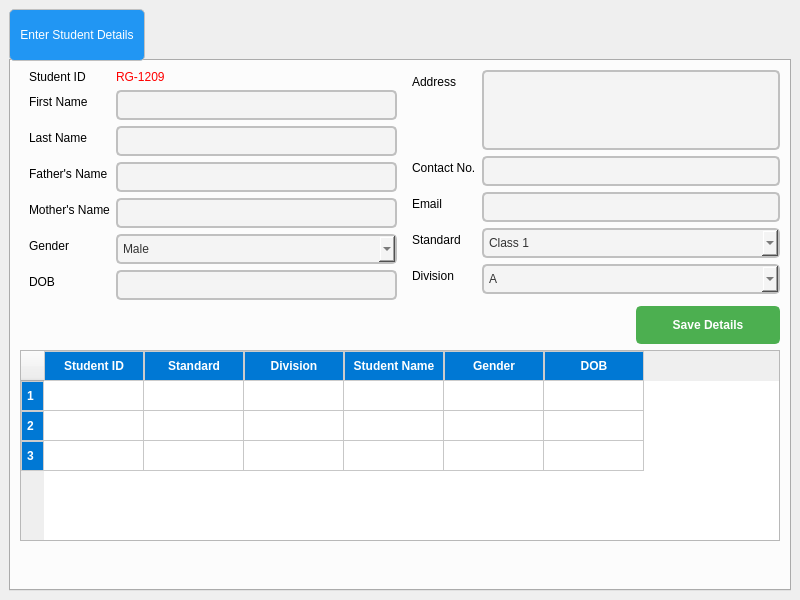
<?xml version="1.0" encoding="UTF-8"?>
<ui version="4.0">
 <class>MainWindow</class>
 <widget class="QMainWindow" name="MainWindow">
  <property name="geometry">
   <rect>
    <x>0</x>
    <y>0</y>
    <width>800</width>
    <height>600</height>
   </rect>
  </property>
  <property name="windowTitle">
   <string>Admission Page</string>
  </property>
  <widget class="QWidget" name="centralwidget">
   <layout class="QVBoxLayout" name="verticalLayout_2">
    <item>
     <widget class="QTabWidget" name="tabWidget">
      <property name="styleSheet">
       <string notr="true">/* Styling the Tab Widget */
QTabWidget {
    background-color: #f0f0f0;
    border: 2px solid black;
    border-radius: 10px;
    padding: 5px;
}


/* Styling the Tabs */
QTabBar::tab {
    background-color: #2196F3;  /* Tab background color */
    color: white;
    border: 1px solid #c0c0c0;
    padding: 10px;
    border-radius: 5px;
    min-width: 80px;
    min-height: 30px;

	font: 14pt &quot;Segoe UI&quot;;
}

</string>
      </property>
      <property name="currentIndex">
       <number>0</number>
      </property>
      <widget class="QWidget" name="tab">
       <property name="styleSheet">
        <string notr="true"/>
       </property>
       <attribute name="title">
        <string>Enter Student Details</string>
       </attribute>
       <layout class="QVBoxLayout" name="verticalLayout">
        <item>
         <layout class="QHBoxLayout" name="horizontalLayout_2">
          <property name="topMargin">
           <number>0</number>
          </property>
          <item>
           <widget class="QFrame" name="formFrame">
            <property name="styleSheet">
             <string notr="true">*{
font: 14pt &quot;Segoe UI&quot;;

}

/* Styling the QLineEdit */
QLineEdit {
    background-color: #f4f4f4;  /* Light grey background */
    color: #333333;  /* Dark text color */
    border: 2px solid #c0c0c0;  /* Border color */
    border-radius: 5px;  /* Rounded corners */
    padding: 5px;
}

/* Focused state (when the QLineEdit is selected) */
QLineEdit:focus {
    border: 2px solid #2196F3;  /* Blue border when focused */
    background-color: #ffffff;  /* White background on focus */
}

/* Disabled state */
QLineEdit:disabled {
    background-color: #e0e0e0;  /* Grey background when disabled */
    color: #888888;  /* Light grey text when disabled */
    border: 2px solid #cccccc;  /* Light grey border */
}

/* Placeholder text style */
QLineEdit::placeholder {
    color: #888888;  /* Light grey color for placeholder text */
    font-style: italic;  /* Italicize the placeholder text */
}

/* Styling the text cursor */
QLineEdit::cursor {
    color: #2196F3;  /* Change cursor color to blue */
}
</string>
            </property>
            <layout class="QFormLayout" name="formLayout">
             <property name="topMargin">
              <number>0</number>
             </property>
             <property name="rightMargin">
              <number>0</number>
             </property>
             <property name="bottomMargin">
              <number>0</number>
             </property>
             <item row="0" column="0">
              <widget class="QLabel" name="label_2">
               <property name="text">
                <string>Student ID</string>
               </property>
              </widget>
             </item>
             <item row="0" column="1">
              <widget class="QLabel" name="std_id_label">
               <property name="styleSheet">
                <string notr="true">color: rgb(255, 0, 0);
font: 700 14pt &quot;Segoe UI&quot;;</string>
               </property>
               <property name="text">
                <string>RG-1209</string>
               </property>
              </widget>
             </item>
             <item row="1" column="0">
              <widget class="QLabel" name="label">
               <property name="text">
                <string>First Name</string>
               </property>
              </widget>
             </item>
             <item row="1" column="1">
              <widget class="QLineEdit" name="std_firstname_box"/>
             </item>
             <item row="2" column="0">
              <widget class="QLabel" name="label_3">
               <property name="text">
                <string>Last Name</string>
               </property>
              </widget>
             </item>
             <item row="2" column="1">
              <widget class="QLineEdit" name="std_lastname_box"/>
             </item>
             <item row="3" column="0">
              <widget class="QLabel" name="label_4">
               <property name="text">
                <string>Father's Name</string>
               </property>
              </widget>
             </item>
             <item row="3" column="1">
              <widget class="QLineEdit" name="std_fname_box"/>
             </item>
             <item row="4" column="0">
              <widget class="QLabel" name="label_5">
               <property name="text">
                <string>Mother's Name</string>
               </property>
              </widget>
             </item>
             <item row="4" column="1">
              <widget class="QLineEdit" name="std_mname_box"/>
             </item>
             <item row="5" column="0">
              <widget class="QLabel" name="label_6">
               <property name="text">
                <string>Gender</string>
               </property>
              </widget>
             </item>
             <item row="5" column="1">
              <widget class="QComboBox" name="std_gender_box">
               <property name="styleSheet">
                <string notr="true">/* Styling the QComboBox */
QComboBox {
    background-color: #f4f4f4;  /* Light grey background */
    color: #333333;  /* Dark text color */
    border: 2px solid #c0c0c0;  /* Border color */
    border-radius: 5px;  /* Rounded corners */
    padding: 5px;
    font: 14pt &quot;Segoe UI&quot;;

    min-width: 150px;  /* Minimum width of the combo box */
}

/* Styling the combo box when focused */
QComboBox:focus {
    border: 2px solid #2196F3;  /* Blue border when focused */
    background-color: #ffffff;  /* White background on focus */
}

/* Disabled state for the combo box */
QComboBox:disabled {
    background-color: #e0e0e0;  /* Grey background when disabled */
    color: #888888;  /* Light grey text when disabled */
    border: 2px solid #cccccc;  /* Light grey border */
}

/* Arrow button of the combo box */


/* Styling the dropdown list */
QComboBox QAbstractItemView {
    background-color: #ffffff;  /* White background for the dropdown list */
    color: #333333;  /* Dark text color */
    border: 1px solid #c0c0c0;  /* Border around the dropdown list */
    border-radius: 5px;
    padding: 5px;
    min-width: 150px;
}

/* Hover effect on the dropdown list items */
QComboBox QAbstractItemView::item:hover {
    background-color: #2196F3;  /* Blue background on hover */
    color: #ffffff;  /* White text on hover */
}

/* Selected item in the dropdown list */
QComboBox QAbstractItemView::item:selected {
    background-color: #64B5F6;  /* Light blue background when selected */
    color: #ffffff;  /* White text when selected */
}
</string>
               </property>
               <item>
                <property name="text">
                 <string>Male</string>
                </property>
               </item>
               <item>
                <property name="text">
                 <string>Female</string>
                </property>
               </item>
              </widget>
             </item>
             <item row="7" column="0">
              <widget class="QLabel" name="label_7">
               <property name="text">
                <string>DOB</string>
               </property>
              </widget>
             </item>
             <item row="7" column="1">
              <widget class="QLineEdit" name="std_dob_box"/>
             </item>
            </layout>
           </widget>
          </item>
          <item alignment="Qt::AlignTop">
           <widget class="QFrame" name="formFrame_2">
            <property name="styleSheet">
             <string notr="true">*{
font: 14pt &quot;Segoe UI&quot;;

}

/* Styling the QLineEdit */
QLineEdit {
    background-color: #f4f4f4;  /* Light grey background */
    color: #333333;  /* Dark text color */
    border: 2px solid #c0c0c0;  /* Border color */
    border-radius: 5px;  /* Rounded corners */
    padding: 5px;
}

/* Focused state (when the QLineEdit is selected) */
QLineEdit:focus {
    border: 2px solid #2196F3;  /* Blue border when focused */
    background-color: #ffffff;  /* White background on focus */
}

/* Disabled state */
QLineEdit:disabled {
    background-color: #e0e0e0;  /* Grey background when disabled */
    color: #888888;  /* Light grey text when disabled */
    border: 2px solid #cccccc;  /* Light grey border */
}

/* Placeholder text style */
QLineEdit::placeholder {
    color: #888888;  /* Light grey color for placeholder text */
    font-style: italic;  /* Italicize the placeholder text */
}

/* Styling the text cursor */
QLineEdit::cursor {
    color: #2196F3;  /* Change cursor color to blue */
}
</string>
            </property>
            <layout class="QFormLayout" name="formLayout_2">
             <property name="topMargin">
              <number>0</number>
             </property>
             <property name="rightMargin">
              <number>0</number>
             </property>
             <property name="bottomMargin">
              <number>0</number>
             </property>
             <item row="0" column="0">
              <widget class="QLabel" name="label_11">
               <property name="text">
                <string>Address</string>
               </property>
              </widget>
             </item>
             <item row="2" column="0">
              <widget class="QLabel" name="label_12">
               <property name="text">
                <string>Contact No.</string>
               </property>
              </widget>
             </item>
             <item row="2" column="1">
              <widget class="QLineEdit" name="std_contact_box"/>
             </item>
             <item row="3" column="0">
              <widget class="QLabel" name="label_17">
               <property name="text">
                <string>Email</string>
               </property>
              </widget>
             </item>
             <item row="3" column="1">
              <widget class="QLineEdit" name="std_email_box"/>
             </item>
             <item row="4" column="0">
              <widget class="QLabel" name="label_13">
               <property name="text">
                <string>Standard</string>
               </property>
              </widget>
             </item>
             <item row="7" column="0">
              <widget class="QLabel" name="label_14">
               <property name="text">
                <string>Division</string>
               </property>
              </widget>
             </item>
             <item row="0" column="1">
              <widget class="QPlainTextEdit" name="std_address_box">
               <property name="maximumSize">
                <size>
                 <width>16777215</width>
                 <height>80</height>
                </size>
               </property>
               <property name="styleSheet">
                <string notr="true">/* Styling the QPlainTextEdit */
QPlainTextEdit {
    background-color: #f4f4f4;  /* Light grey background */
    color: #333333;  /* Dark text color */
    border: 2px solid #c0c0c0;  /* Border color */
    border-radius: 5px;  /* Rounded corners */
    padding: 8px;
    font: 14pt &quot;Segoe UI&quot;;

}

/* Focused state (when the QPlainTextEdit is selected) */
QPlainTextEdit:focus {
    border: 2px solid #2196F3;  /* Blue border when focused */
    background-color: #ffffff;  /* White background on focus */
}

/* Disabled state */
QPlainTextEdit:disabled {
    background-color: #e0e0e0;  /* Grey background when disabled */
    color: #888888;  /* Light grey text when disabled */
    border: 2px solid #cccccc;  /* Light grey border */
}

/* Styling the text cursor */
QPlainTextEdit::cursor {
    color: #2196F3;  /* Change cursor color to blue */
}

/* Styling the selected text */
QPlainTextEdit::selection {
    background-color: #64B5F6;  /* Light blue background for selected text */
    color: #ffffff;  /* White text color for selected text */
}

/* Styling the scroll bar */
QPlainTextEdit QScrollBar:vertical {
    border: none;
    background: #f4f4f4;
    width: 12px;
    margin: 0px, 0px, 0px, 0px;
    border-radius: 6px;
}

QPlainTextEdit QScrollBar::handle:vertical {
    background: #2196F3;
    border-radius: 6px;
}

QPlainTextEdit QScrollBar::add-line:vertical, 
QPlainTextEdit QScrollBar::sub-line:vertical {
    border: none;
    background: none;
}
</string>
               </property>
              </widget>
             </item>
             <item row="4" column="1">
              <widget class="QComboBox" name="std_class_box">
               <property name="styleSheet">
                <string notr="true">/* Styling the QComboBox */
QComboBox {
    background-color: #f4f4f4;  /* Light grey background */
    color: #333333;  /* Dark text color */
    border: 2px solid #c0c0c0;  /* Border color */
    border-radius: 5px;  /* Rounded corners */
    padding: 5px;
    font: 14pt &quot;Segoe UI&quot;;

    min-width: 150px;  /* Minimum width of the combo box */
}

/* Styling the combo box when focused */
QComboBox:focus {
    border: 2px solid #2196F3;  /* Blue border when focused */
    background-color: #ffffff;  /* White background on focus */
}

/* Disabled state for the combo box */
QComboBox:disabled {
    background-color: #e0e0e0;  /* Grey background when disabled */
    color: #888888;  /* Light grey text when disabled */
    border: 2px solid #cccccc;  /* Light grey border */
}

/* Arrow button of the combo box */


/* Styling the dropdown list */
QComboBox QAbstractItemView {
    background-color: #ffffff;  /* White background for the dropdown list */
    color: #333333;  /* Dark text color */
    border: 1px solid #c0c0c0;  /* Border around the dropdown list */
    border-radius: 5px;
    padding: 5px;
    min-width: 150px;
}

/* Hover effect on the dropdown list items */
QComboBox QAbstractItemView::item:hover {
    background-color: #2196F3;  /* Blue background on hover */
    color: #ffffff;  /* White text on hover */
}

/* Selected item in the dropdown list */
QComboBox QAbstractItemView::item:selected {
    background-color: #64B5F6;  /* Light blue background when selected */
    color: #ffffff;  /* White text when selected */
}
</string>
               </property>
               <item>
                <property name="text">
                 <string>Class 1</string>
                </property>
               </item>
               <item>
                <property name="text">
                 <string>Class 2</string>
                </property>
               </item>
               <item>
                <property name="text">
                 <string>Class 3</string>
                </property>
               </item>
               <item>
                <property name="text">
                 <string>Class 4</string>
                </property>
               </item>
               <item>
                <property name="text">
                 <string>Class 5</string>
                </property>
               </item>
               <item>
                <property name="text">
                 <string>Class 6</string>
                </property>
               </item>
               <item>
                <property name="text">
                 <string>Class 7</string>
                </property>
               </item>
               <item>
                <property name="text">
                 <string>Class 8</string>
                </property>
               </item>
               <item>
                <property name="text">
                 <string>Class 9</string>
                </property>
               </item>
               <item>
                <property name="text">
                 <string>Class 10</string>
                </property>
               </item>
               <item>
                <property name="text">
                 <string>Class 11</string>
                </property>
               </item>
               <item>
                <property name="text">
                 <string>Class 12</string>
                </property>
               </item>
              </widget>
             </item>
             <item row="7" column="1">
              <widget class="QComboBox" name="std_section_box">
               <property name="styleSheet">
                <string notr="true">/* Styling the QComboBox */
QComboBox {
    background-color: #f4f4f4;  /* Light grey background */
    color: #333333;  /* Dark text color */
    border: 2px solid #c0c0c0;  /* Border color */
    border-radius: 5px;  /* Rounded corners */
    padding: 5px;
    font: 14pt &quot;Segoe UI&quot;;

    min-width: 150px;  /* Minimum width of the combo box */
}

/* Styling the combo box when focused */
QComboBox:focus {
    border: 2px solid #2196F3;  /* Blue border when focused */
    background-color: #ffffff;  /* White background on focus */
}

/* Disabled state for the combo box */
QComboBox:disabled {
    background-color: #e0e0e0;  /* Grey background when disabled */
    color: #888888;  /* Light grey text when disabled */
    border: 2px solid #cccccc;  /* Light grey border */
}

/* Arrow button of the combo box */


/* Styling the dropdown list */
QComboBox QAbstractItemView {
    background-color: #ffffff;  /* White background for the dropdown list */
    color: #333333;  /* Dark text color */
    border: 1px solid #c0c0c0;  /* Border around the dropdown list */
    border-radius: 5px;
    padding: 5px;
    min-width: 150px;
}

/* Hover effect on the dropdown list items */
QComboBox QAbstractItemView::item:hover {
    background-color: #2196F3;  /* Blue background on hover */
    color: #ffffff;  /* White text on hover */
}

/* Selected item in the dropdown list */
QComboBox QAbstractItemView::item:selected {
    background-color: #64B5F6;  /* Light blue background when selected */
    color: #ffffff;  /* White text when selected */
}
</string>
               </property>
               <item>
                <property name="text">
                 <string>A</string>
                </property>
               </item>
               <item>
                <property name="text">
                 <string>B</string>
                </property>
               </item>
               <item>
                <property name="text">
                 <string>C</string>
                </property>
               </item>
               <item>
                <property name="text">
                 <string>D</string>
                </property>
               </item>
               <item>
                <property name="text">
                 <string>E</string>
                </property>
               </item>
               <item>
                <property name="text">
                 <string>F</string>
                </property>
               </item>
               <item>
                <property name="text">
                 <string>G</string>
                </property>
               </item>
              </widget>
             </item>
            </layout>
           </widget>
          </item>
         </layout>
        </item>
        <item>
         <layout class="QHBoxLayout" name="horizontalLayout_3">
          <property name="topMargin">
           <number>0</number>
          </property>
          <item>
           <spacer name="horizontalSpacer">
            <property name="orientation">
             <enum>Qt::Horizontal</enum>
            </property>
            <property name="sizeHint" stdset="0">
             <size>
              <width>40</width>
              <height>20</height>
             </size>
            </property>
           </spacer>
          </item>
          <item>
           <widget class="QPushButton" name="save_btn">
            <property name="styleSheet">
             <string notr="true">/* Styling the QPushButton */
QPushButton {
    background-color: #4CAF50;  /* Green background */
    color: white;  /* White text color */
    border: 2px solid #4CAF50;  /* Border color matches background */
    border-radius: 5px;  /* Rounded corners */
    padding: 10px 20px;  /* Vertical and horizontal padding */
    
    font: 14pt &quot;Segoe UI&quot;; /* Font size */
    min-width: 100px;  /* Minimum width for the button */
}

/* Hover effect when the mouse is over the button */
QPushButton:hover {
    background-color: #45a049;  /* Darker green background */
    border-color: #45a049;  /* Darker green border */
}

/* Pressed effect when the button is clicked */
QPushButton:pressed {
    background-color: #388e3c;  /* Even darker green */
    border-color: #388e3c;  /* Dark border */
    padding-top: 12px;  /* Slightly reduces padding to simulate a &quot;pressed&quot; effect */
    padding-left: 18px;  /* Shift the button to the left slightly */
}

/* Focused state (when the button is focused) */
QPushButton:focus {
    border: 2px solid #2196F3;  /* Blue border when focused */
    outline: none;  /* Removes the default outline */
}

/* Disabled state for the QPushButton */
QPushButton:disabled {
    background-color: #e0e0e0;  /* Light grey background */
    color: #888888;  /* Light grey text */
    border: 2px solid #cccccc;  /* Light grey border */
}

/* Styling the text of the QPushButton */
QPushButton {
    font-weight: bold;  /* Make the text bold */
}

/* Styling the QPushButton icon (if it has one) */
QPushButton::icon {
    padding-right: 10px;  /* Space between the icon and the text */
}

/* Border effect when the button is in a focus or pressed state */
QPushButton:focus, QPushButton:pressed {
    border-style: inset;
}
</string>
            </property>
            <property name="text">
             <string>Save Details</string>
            </property>
           </widget>
          </item>
         </layout>
        </item>
        <item>
         <widget class="QTableWidget" name="staff_table">
          <property name="font">
           <font>
            <pointsize>14</pointsize>
            <bold>false</bold>
           </font>
          </property>
          <property name="styleSheet">
           <string notr="true">QHeaderView::section {
background-color: rgb(0, 120, 212);
     /* Green background for headers */
    color: white;             /* White text color */
    font-weight: bold;        /* Bold font for header text */
    text-align: center;       /* Center-align text */
	
	font: 700 14pt &quot;Segoe UI&quot;;
    border: 1px solid #ccc;   /* Light gray border around header sections */
    padding: 5px;             /* Padding inside header cells */
}
</string>
          </property>
          <row/>
          <row/>
          <row/>
          <column>
           <property name="text">
            <string>Student ID</string>
           </property>
          </column>
          <column>
           <property name="text">
            <string>Standard</string>
           </property>
          </column>
          <column>
           <property name="text">
            <string>Division</string>
           </property>
          </column>
          <column>
           <property name="text">
            <string>Student Name</string>
           </property>
          </column>
          <column>
           <property name="text">
            <string>Gender</string>
           </property>
          </column>
          <column>
           <property name="text">
            <string>DOB</string>
           </property>
          </column>
         </widget>
        </item>
        <item>
         <spacer name="verticalSpacer">
          <property name="orientation">
           <enum>Qt::Vertical</enum>
          </property>
          <property name="sizeHint" stdset="0">
           <size>
            <width>20</width>
            <height>40</height>
           </size>
          </property>
         </spacer>
        </item>
       </layout>
      </widget>
     </widget>
    </item>
   </layout>
  </widget>
 </widget>
 <tabstops>
  <tabstop>std_firstname_box</tabstop>
  <tabstop>std_lastname_box</tabstop>
  <tabstop>std_fname_box</tabstop>
  <tabstop>std_mname_box</tabstop>
  <tabstop>std_gender_box</tabstop>
  <tabstop>std_dob_box</tabstop>
  <tabstop>std_address_box</tabstop>
  <tabstop>std_contact_box</tabstop>
  <tabstop>std_email_box</tabstop>
  <tabstop>std_class_box</tabstop>
  <tabstop>std_section_box</tabstop>
  <tabstop>save_btn</tabstop>
  <tabstop>tabWidget</tabstop>
 </tabstops>
 <resources/>
 <connections/>
</ui>
